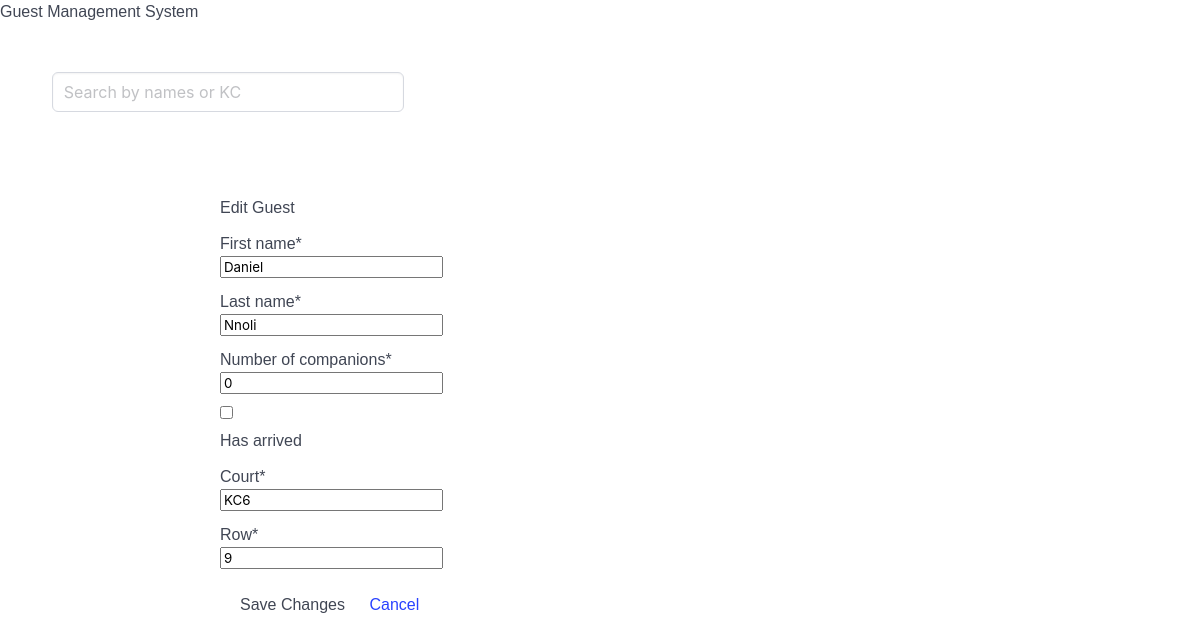
/guest/4/edit/, run on the app's committed database.
### guests/models.py (models this page shows, shortened)
class Guest(models.Model):
    first_name = models.CharField(max_length=100)
    last_name = models.CharField(max_length=100)
    has_arrived = models.BooleanField(default=False)
    number_of_companions = models.PositiveIntegerField(default=0)
    court = models.CharField(max_length=5, null=True)
    row = models.PositiveIntegerField(default=0)

### guests/views.py (the view, shortened to what this page needs)
# urls.py: path('guest/<int:pk>/edit/', GuestUpdateView.as_view(), name='guest-edit'),
class GuestUpdateView(UpdateView):
    model = Guest
    fields = ['first_name', 'last_name', 'number_of_companions', 'has_arrived', 'court', 'row']
    template_name = 'guests/guest_edit.html'
    success_url = reverse_lazy('list_guests')

### guests/templates/guests/guest_edit.html (shortened to what this page needs)
{% extends "guests/base.html" %}
{% block content %}
{% load crispy_forms_tags %}
<div class="container">
    <h1 class="mt-4 mb-3">Edit Guest</h1>
    <form method="post" novalidate>
        {{ form|crispy }}
        <div class="d-flex justify-content-between mt-3">
            <button type="submit" class="btn btn-primary">Save Changes</button>
            <a href="{% url 'list_guests' %}" class="btn btn-secondary">Cancel</a>
        </div>
    </form>
</div>
{% endblock %}

### data on the page
Guest: first_name "Daniel", last_name "Nnoli", number_of_companions "0", court "KC6", row "9"
